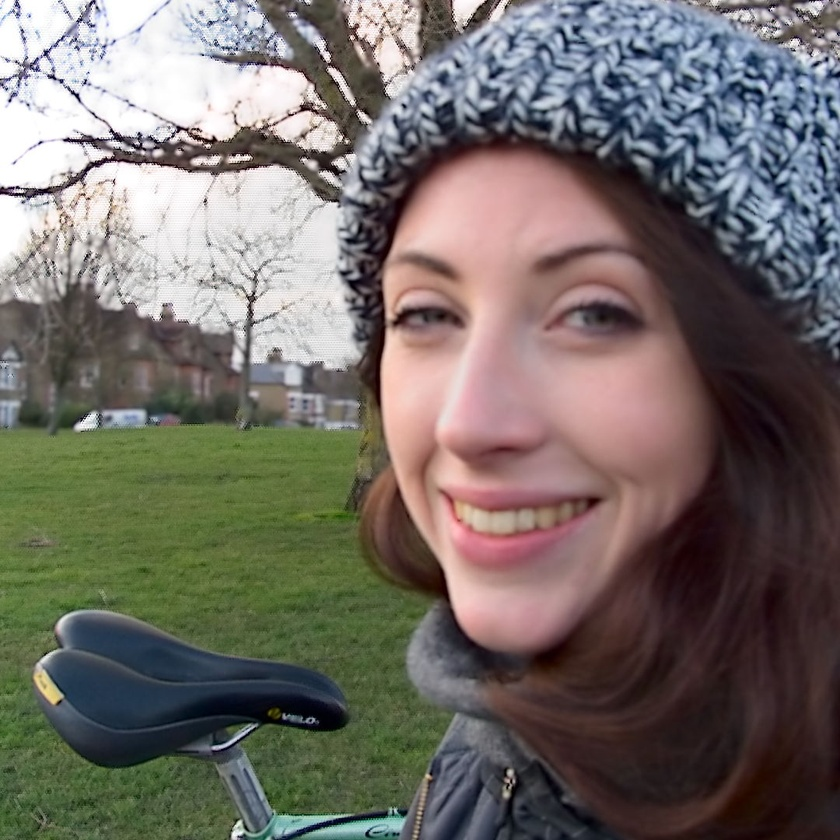
//> input picture OldTests/InPaint/emma_bike.jpg, 840 x 840 px, shrunk from 1080 x 1080 before the run
$ ./inpaint emma_bike.jpg   (built with g++ and OpenCV 4)
//> lines starting //> are read from the running program, lines starting //| are printed output that depends on the picture; after the words box and inside, x2 and y2 are one past the last pixel; in counts of white or black regions, pixels touching at a corner belong together
#include "opencv2/imgcodecs.hpp"
#include "opencv2/highgui/highgui.hpp"
#include "opencv2/imgproc/imgproc.hpp"
#include "opencv2/photo/photo.hpp"

#include <iostream>

using namespace cv;
using namespace std;

static void help()
{
    cout << "\nCool inpainging demo. Inpainting repairs damage to images by floodfilling the damage \n"
            << "with surrounding image areas.\n"
            "Using OpenCV version %s\n" << CV_VERSION << "\n"
    "Usage:\n"
        "./inpaint [image_name -- Default ../data/fruits.jpg]\n" << endl;

    cout << "Hot keys: \n"
        "\tESC - quit the program\n"
        "\tr - restore the original image\n"
        "\ti or SPACE - run inpainting algorithm\n"
        "\t\t(before running it, paint something on the image)\n" << endl;
}

Mat img, inpaintMask;
Point prevPt(-1,-1);

static void onMouse( int event, int x, int y, int flags, void* )
{
    if( event == EVENT_LBUTTONUP || !(flags & EVENT_FLAG_LBUTTON) )
        prevPt = Point(-1,-1);
    else if( event == EVENT_LBUTTONDOWN )
        prevPt = Point(x,y);
    else if( event == EVENT_MOUSEMOVE && (flags & EVENT_FLAG_LBUTTON) )
    {
        Point pt(x,y);
        if( prevPt.x < 0 )
            prevPt = pt;
        line( inpaintMask, prevPt, pt, Scalar::all(255), 5, 8, 0 );
        prevPt = pt;
        imshow("image", img);
    }
}


int main( int argc, char** argv )
{
    char* filename = argc >= 2 ? argv[1] : (char*)"../data/fruits.jpg";
    Mat img0 = imread(filename, -1);
//> img0 is the input picture: 840 rows x 840 cols, CV_8UC3; mean B, G, R 103.4, 108.9, 115.1
    if(img0.empty())
    {
        cout << "Couldn't open the image " << filename << ". Usage: inpaint <image_name>\n" << endl;
        return 0;
    }

    help();

    namedWindow( "image", WINDOW_NORMAL );
    namedWindow( "inpainted image", WINDOW_NORMAL );


    img = img0.clone();
    inpaintMask = Mat::zeros(img.size(), CV_8U);

    imshow("image", img);
    setMouseCallback( "image", onMouse, 0 );

    for(;;)
    {
        char c = (char)waitKey();
//> the left mouse button is pressed at (210, 210)
//> the mouse is dragged to (420, 420)
//> call 2 of onMouse, with event = 0, x = 420, y = 420, flags = 1
//> in onMouse (call 2), `line( inpaintMask, prevPt, pt, Scalar::all(255), 5, 8, 0 );`:
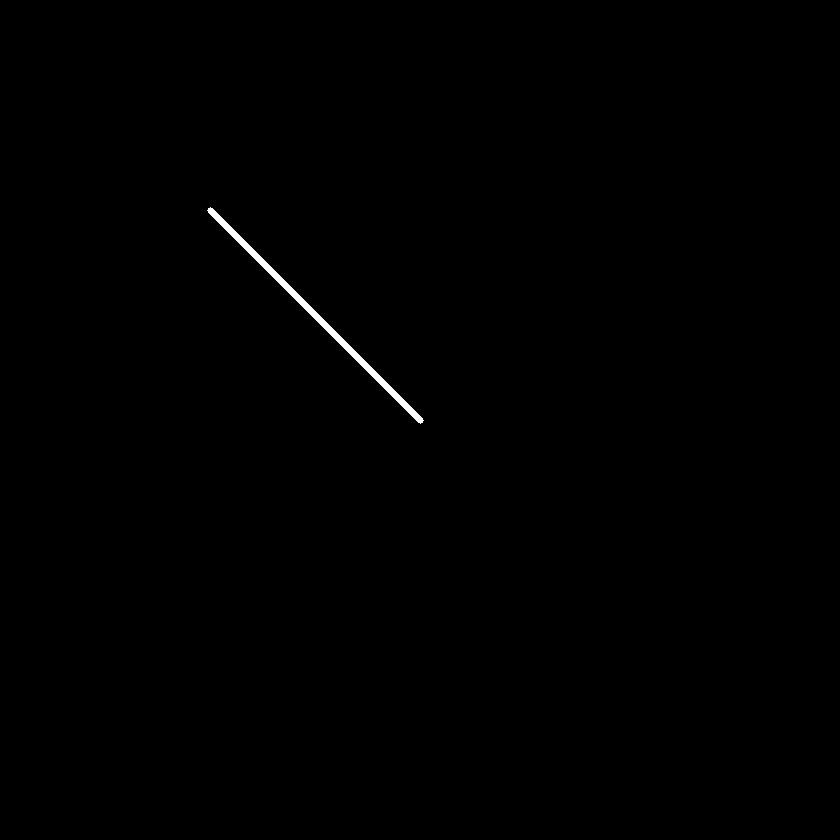
//> inpaintMask: 840 rows x 840 cols, CV_8UC1; 0.27% white; 1 white region, box (x1, y1, x2, y2) and area: (207, 207, 424, 424) 1919
//> the mouse is dragged to (630, 630)
//> call 3 of onMouse, with event = 0, x = 630, y = 630, flags = 1
//> in onMouse (call 3), `line( inpaintMask, prevPt, pt, Scalar::all(255), 5, 8, 0 );`:
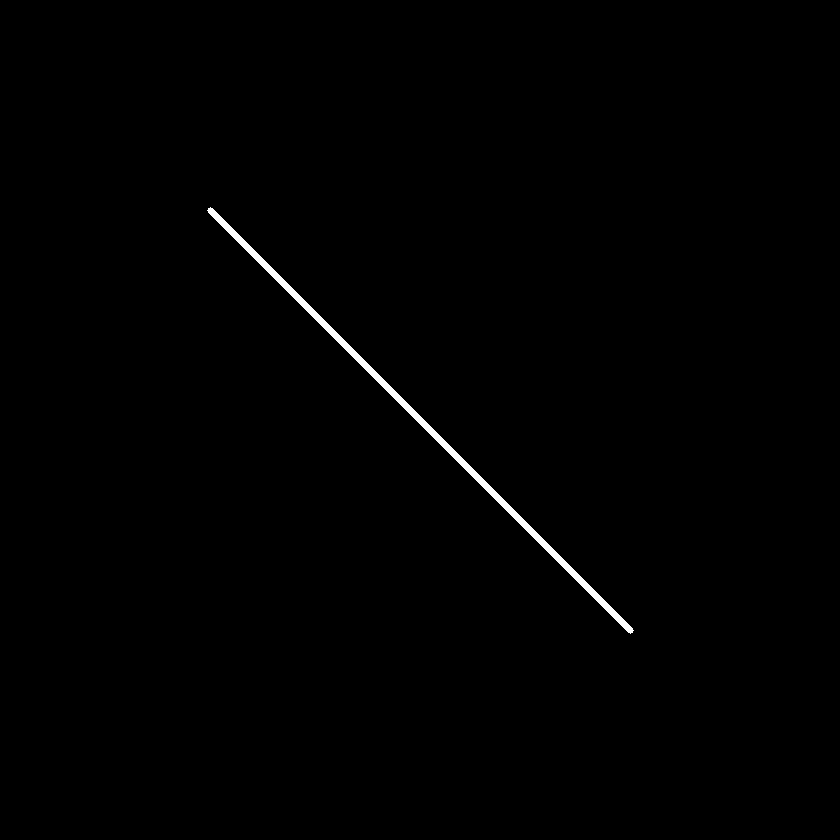
//> inpaintMask: 840 rows x 840 cols, CV_8UC1; 0.54% white; 1 white region, box (x1, y1, x2, y2) and area: (207, 207, 634, 634) 3809
//> the button is released at (630, 630)

        if( c == 27 )
            break;

        if( c == 'r' )
        {
            inpaintMask = Scalar::all(0);
            img0.copyTo(img);
            imshow("image", img);
        }

        if( c == 'i' || c == ' ' )
        {
            Mat inpainted;
            inpaint(img, inpaintMask, inpainted, 3, INPAINT_NS);
//> the Esc key is pressed
            imshow("inpainted image", inpainted);
        }
    }

    return 0;
}
